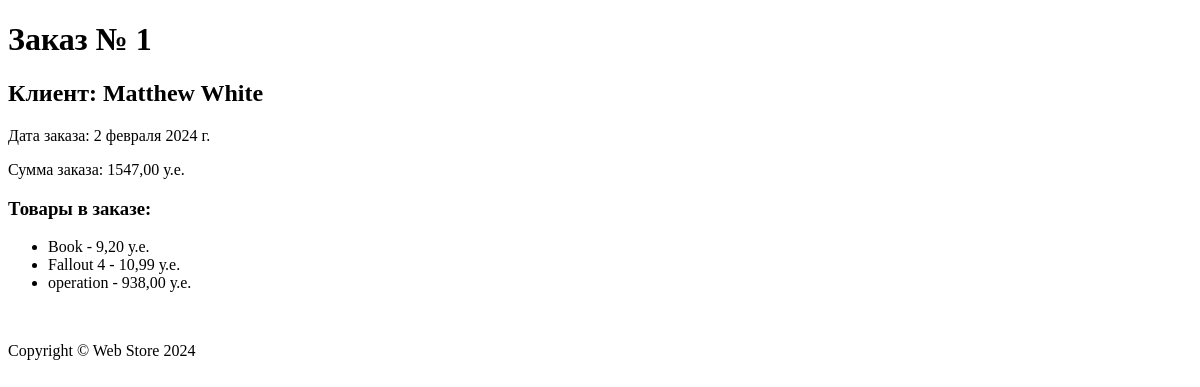
The page /orders/1/ on the database as committed earlier.
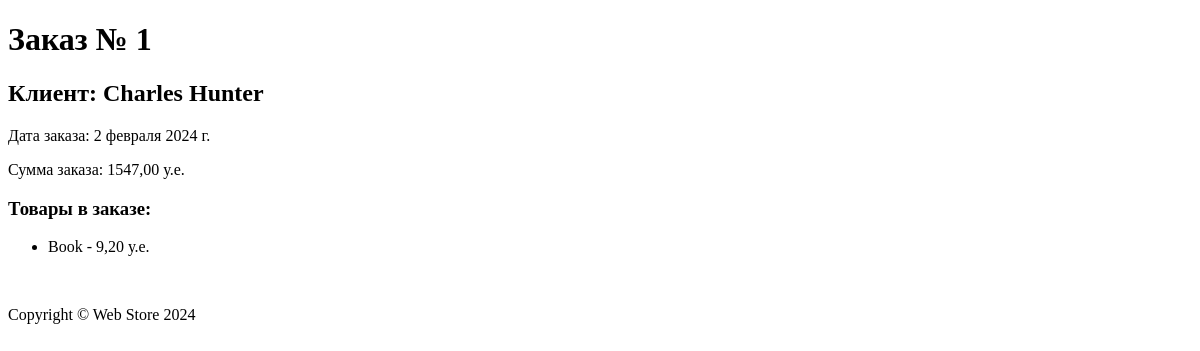
The same page on the database as committed later.
### orders/models.py (models this page shows, shortened)
class Order(models.Model):
    customer = models.ForeignKey(Customer, on_delete=models.CASCADE, verbose_name='Клиент')
    products = models.ManyToManyField(Product, verbose_name='Товары')
    total_amount = models.DecimalField(max_digits=10, decimal_places=2, verbose_name='Сумма заказа')
    order_date = models.DateField(auto_now_add=True, verbose_name='Дата заказа')
    class Meta:
        verbose_name = 'Заказ'
        verbose_name_plural = 'Заказы'

### customers/models.py (models this page shows)
class Customer(models.Model):
    name = models.CharField(max_length=255, verbose_name='Имя клиента')
    email = models.EmailField(verbose_name='Почтовый адрес')
    phone_number = models.CharField(max_length=15, verbose_name='Номер телефона')
    address = models.TextField(verbose_name='Адрес')
    registration_date = models.DateField(auto_now_add=True, verbose_name='Дата регистрации')
    def __str__(self):
        return self.name
    class Meta:
        verbose_name = 'Клиент'
        verbose_name_plural = 'Клиенты'

### products/models.py (models this page shows, shortened)
class Product(models.Model):
    name = models.CharField(max_length=255, verbose_name='Название')
    description = models.TextField(verbose_name='Описание')
    price = models.DecimalField(max_digits=10, decimal_places=2, verbose_name='Цена')
    quantity = models.IntegerField(verbose_name='Количество')
    added_date = models.DateField(auto_now_add=True, verbose_name='Дата добавления')
    image = models.ImageField(upload_to='images/', default='Add image', blank=True, verbose_name='Изображение')
    class Meta:
        verbose_name = 'Товар'
        verbose_name_plural = 'Товары'

### orders/views.py (the view)
# urls.py: path('<int:order_id>/', fetch_order, name='order_view'),
def fetch_order(request, order_id):
    order = get_object_or_404(Order, pk=order_id)
    return render(request, 'orders/order_detail.html', {'order': order})

### orders/templates/orders/order_detail.html (shortened to what this page needs)
{% extends 'base.html' %}
{% block content %}
    <h1>Заказ № {{ order.id }}</h1>
    <h2>Клиент: {{ order.customer }}</h2>
      <p>Дата заказа: {{ order.order_date }}</p>
      <p>Сумма заказа: {{ order.total_amount }} у.е.</p>
    <h3>Товары в заказе:</h3>
    <ul>
      {% for product in order.products.all %}
        <li>{{ product.name }} - {{ product.price }} у.е.</li>
      {% endfor %}
    </ul>
{% endblock %}

Rows that differ between the two databases and show on the page:
no longer on this page (row unchanged): Product: name "Fallout 4", price "10,99"
no longer on this page (row unchanged): Product: name "operation", price "938,00"
changed Order id 1: customer "Matthew White" → "Charles Hunter"
